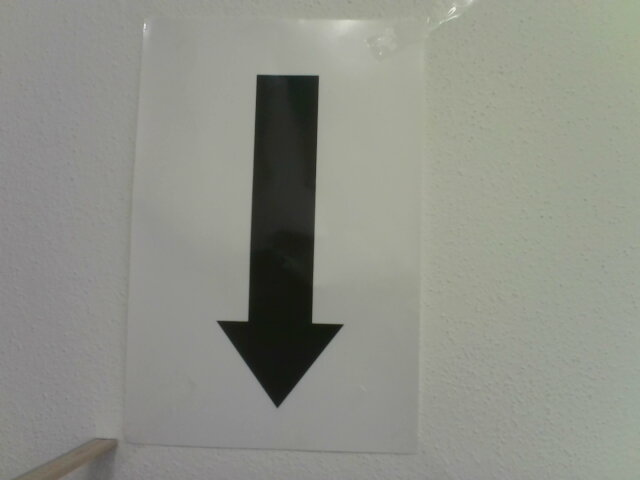
#> input picture 50_cm.jpg, 640 x 480 px, found by its file name
$ jupyter execute --allow-errors setup_new_detection.ipynb   (shell and % lines are left out)   (older library calls are emulated)   (text cells are left out)
#> lines starting #> are read from the running program, lines starting #| are printed output that depends on the picture; after the words box and inside, x2 and y2 are one past the last pixel; in counts of white or black regions, pixels touching at a corner belong together; pictures that were not available may be replaced by others from this repository, and a replacement may not be noted
[cell 1]
import numpy as np
import matplotlib.pyplot as plt
#from sklearn.preprocessing import Normalizer
import cv2

[cell 2]
# [28 lines left out: function extract_good_values, not called in this run]

[cell 3]
# [29 lines left out: function extract_hull_and_contour, not called in this run]

[cell 4]
# [35 lines left out: function ranges_and_angles, not called in this run]

[cell 5]
img = cv2.imread('/home/me/Programmierung/AI_Test/find_arrow_symbol/detect_arrow/50_cm.jpg')
#> img is the input picture: shape (480, 640, 3); mean B, G, R 136.2, 144.7, 142.8
blurred = cv2.blur(img, (3,3))
gray = cv2.cvtColor(blurred, cv2.COLOR_BGR2GRAY)
retval, bw_img = cv2.threshold(gray, 100, 255, cv2.THRESH_BINARY)
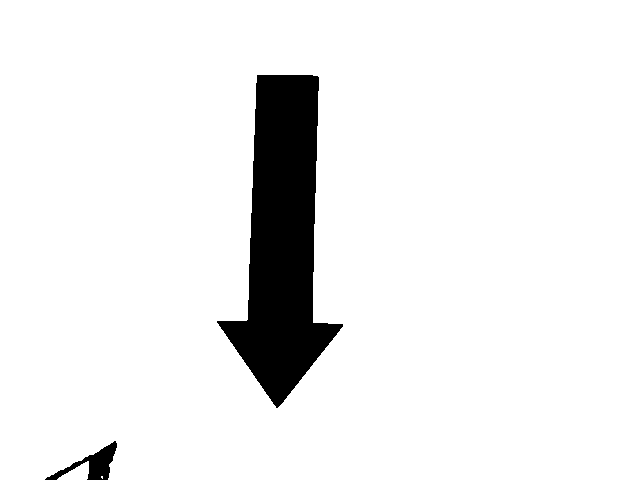
#> bw_img: shape (480, 640); 92.8% white; 2 black regions
cnts, _ = cv2.findContours(bw_img, cv2.RETR_TREE, cv2.CHAIN_APPROX_NONE)  # arrow seems to be internal
#> cnts = 4 contours, 1 with area under 20; largest, box (x1, y1, x2, y2) and area: (0, 0, 640, 480) 304798, (216, 74, 344, 409) 21662, (57, 461, 89, 480) 291

point_list = []

for num, contour in enumerate(cnts):
    M = cv2.moments(contour)
    if (M["m00"] != 0):
        x_c = int(M["m10"] / M["m00"])
        y_c = int(M["m01"] / M["m00"])
    else:
        x_c = -1
        y_c = -1
    retval = cv2.arcLength(contour, True)
    points = cv2.approxPolyDP(contour, 0.04 * retval, True)
    print(len(points))
    if len(points) == 5:
        point_list.append(points.reshape((5,2)))
#> this loop made 4 passes
#> (x_c, y_c, retval, points) on passes 1 to 3: (101, 476, 5.41, [[101, 476], [101, 477], [102, 478], [102, 476]]), (77, 472, 86.28, [[88, 461], [57, 479], [86, 479]]), (320, 238, 2303.5, [[0, 0], [0, 479], [639, 479], [639, 0]])
#> (x_c, y_c, retval) on pass 4: (282, 238, 846.7)
#| 4
#| 3
#| 4
#| 5
#> after the loop, point_list = 1 item

    #return (points, x_c, y_c)
print('#######')
print(len(point_list))
#| 1

[cell 6]
for num in range(len(point_list)):
    if len(point_list[num]) == 5:
        img2 = np.zeros((480, 640,3))
        cv2.drawContours(img2, cnts, num, (0,0,255), thickness=10)
        #cv2.imshow('orig', img)
        cv2.imshow('test', img2)
        cv2.waitKey(0)
#> this loop made 1 pass
#> pass 1, `cv2.imshow('test', img2)`:
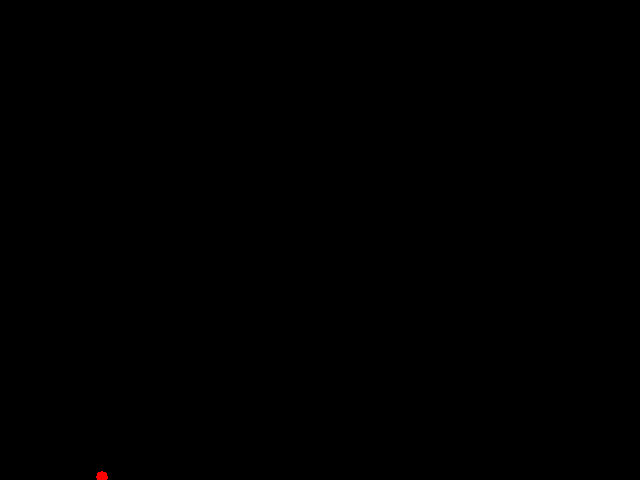
#> window 'test': shape (480, 640, 3); mean B, G, R 0, 0, 0.1
cv2.destroyAllWindows()

[cell 7]
arr = np.array(point_list)
#> arr = [[312, 74], [343, 326], [276, 408], [216, 321], [256, 75]]
np.save('test', arr)

[cell 8]
arr2 = np.load('test.npy')

[cell 9]
arr.shape
#> Out = (1, 5, 2)

[cell 10]
arr2.shape

[cell 11]
video_path = '/home/me/Videos/Kamera/2023-09-01-163208.webm'

[cell 12]
found_shapes_raw = []
wrong_shapes_raw = []

cap = cv2.VideoCapture(video_path)

if not cap.isOpened():
    cap.release()
    raise SystemExit()

frameRate = cap.get(5) #frame rate
#> frameRate = 30
abort = False

while cap.isOpened():
    frameId = cap.get(1) #current frame number
#> frameId = 0
    ret, frame = cap.read()
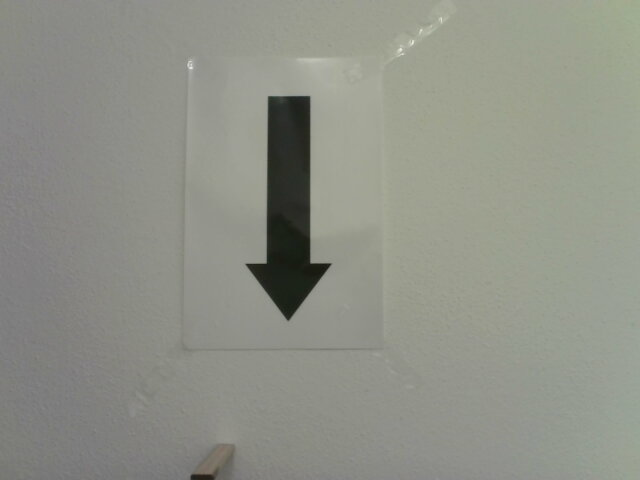
#> input picture 70_cm.jpg, 640 x 480 px, given in place of 2023-09-01-163208.webm, which was not available
#> frame is the input picture: shape (480, 640, 3); mean B, G, R 135.7, 145.4, 143.3
    if ret == True:

        # Display the resulting frame
        cv2.imshow('Frame',frame)

        key = cv2.waitKey(25) & 0xFF
#> (key q is pressed here)

        # Press Q on keyboard to  exit
        if key == ord('q') or abort:
            break
        elif frameId % np.floor(frameRate) == 0:
            try:
                values = extract_good_values(frame)
            except:
                print('an error occurred')
                raise SystemExit()

            for num, features in enumerate(values):
                con_frame = frame.copy()
                cv2.drawContours(con_frame, values, num, (0,0,255), thickness=10)
                cv2.imshow('Frame',con_frame)
                key = cv2.waitKey(0) & 0xFF
                if key == ord('n'):
                    wrong_shapes_raw.append(features)
                elif key == ord('y'):
                    found_shapes_raw.append(features)
                elif key == ord('q'):
                    abort = True
                    break


    # Break the loop
    else:
        break

# When everything done, release the video capture object
cap.release()

# Closes all the frames
cv2.destroyAllWindows()

good_values = np.array(found_shapes_raw)
bad_values = np.array(wrong_shapes_raw)
np.save('good_values', good_values)
np.save('bad_values', bad_values)
print('done')

[cell 13]
cv2.destroyAllWindows()
cap.release()

[cell 14]
cap.isOpened()
#> Out = True

[cell 15]
loaded_good_values = np.load('good_values.npy')

[cell 16]
loaded_good_values.shape

[cell 17]
shape_reference = np.load('shape_reference.npy')
#> (reads shape_reference.npy from the repository)

[cell 18]
M = cv2.moments(shape_reference)
#> M = moments, m00 30124, centre m10/m00, m01/m00 = (302.7, 224)
x_c = int(M["m10"] / M["m00"])
#> x_c = 302
y_c = int(M["m01"] / M["m00"])
#> y_c = 223
retval = cv2.arcLength(shape_reference, True)
#> retval = 1022.8
points = cv2.approxPolyDP(shape_reference, 0.04 * retval, True)
#> points = [[304, 14], [374, 99], [336, 424], [261, 421], [237, 106]]

[cell 19]
x_c
#> Out = 302

[cell 20]
y_c
#> Out = 223

[cell 21]
M = cv2.moments(points)
#> M = moments, m00 39973.5, centre m10/m00, m01/m00 = (303, 220.5)
xp_c = int(M['m10'] / M['m00'])
#> xp_c = 302
yp_c = int(M['m01'] / M['m00'])
#> yp_c = 220

[cell 22]
xp_c
#> Out = 302

[cell 23]
yp_c
#> Out = 220

[cell 24]
np.save('shape_reference_points', points)

[cell 25]
points = np.load('shape_reference_points.npy')

[cell 26]
reference_rect = cv2.minAreaRect(points)
#> reference_rect = ((291.9, 218.6), (409.2, 135.3), -83.33)
# x,y,w,h = cv.boundingRect(cnt)
# center (x,y), (width, height), angle of rotation ( 90 degree is up), negative values possible
# center (x,y), (width, height), angle of rotation ( 90 degree is up), negative values possible
ref_box = cv2.boxPoints(reference_rect)
#> ref_box = [[335.3, 429.7], [201, 414], [248.5, 7.51], [382.9, 23.22]]
ref_box = np.intp(ref_box)
#> ref_box = [[335, 429], [200, 413], [248, 7], [382, 23]]

[cell 27]
reference_rect
#> Out = ((291.9, 218.6), (409.2, 135.3), -83.33)

[cell 28]
black = np.zeros((480, 640, 4))
cv2.drawContours(black, points, -1, (255, 0, 0), thickness=10)
cv2.drawContours(black, [ref_box], -1, (0, 0, 255), thickness=5)
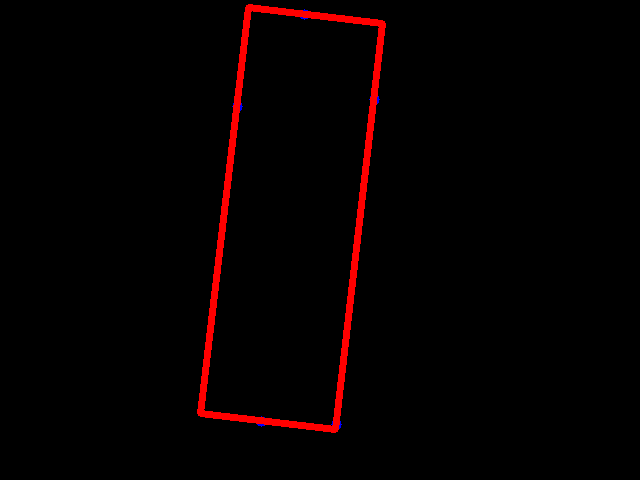
#> black: shape (480, 640, 4) float64; mean of channels 0, 1, 2, 3 0.1, 0, 6.2, 0; drawn as B, G, R
cv2.imshow('shape_reference', black)
cv2.waitKey(0)
cv2.destroyAllWindows()

[cell 29]
np.save('shape_reference_width_and_height', reference_rect[1])

[cell 30]
ref_width, ref_height = np.load('shape_reference_width_and_height.npy')

[cell 31]
ref_width

[cell 32]
ref_height

[cell 33]
import numpy as np
import matplotlib.pyplot as plt
#from sklearn.preprocessing import Normalizer
import cv2

[cell 34]
loaded_good_values = np.load('good_values.npy')

#> (a cell that did not finish here is left out)

#> (a cell that did not finish here is left out)

#> (a cell that did not finish here is left out)

#> (a cell that did not finish here is left out)

#> (a cell that did not finish here is left out)

[cell 40]
black = np.zeros((480, 640, 4))
#> (the rest of this cell did not finish here and is left out)

#> (a cell that did not finish here is left out)

#> (a cell that did not finish here is left out)

#> (a cell that did not finish here is left out)

#> (a cell that did not finish here is left out)

#> (a cell that did not finish here is left out)

[cell 46]
loaded_good_norm_values = np.load('good_norm_values.npy')
#> (reads src/good_norm_values.npy from the repository)
